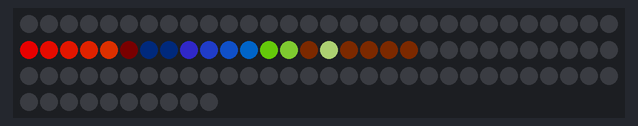
Simulated run of this sketch. Board: ESP8266 (NodeMCU). Shown: 100 RGB LEDs in strip order, left to right, continuing on the next row. Dim RGB values are drawn brighter than linear; WiFi joins after 1.5 s; servers stay silent unless stated; the local clock reads 2024-03-15 10:24:30 at power-on unless the sketch sets it; what the sketch prints to the serial monitor is not drawn.

Above: at 2.6 s.

The sketch:

esp_rtc_test3.ino
```cpp
/*
 *  Based on RTC this counts the passed and remaining seconds of the day
 *    and outputs remaining seconds in countdown on neopixel strip
 *
 *  V3 i would like to add some colour coding.
 *    maybe some customisation through web gui
 *
 */


#include <ESP8266WiFi.h>
#include <time.h>
#include <Adafruit_NeoPixel.h>


//const char* ssid = "<your WiFi SSID>";
//const char* password = "<your WiFi Password>";
const char* ssid = "KDG-3798D";
const char* password = "fA4cXNhfB5uX";

                                                        // ** Neopixel
#define PIN     D2
#define PIXELS  100

Adafruit_NeoPixel neoStrip = Adafruit_NeoPixel(PIXELS, PIN, NEO_GRB + NEO_KHZ800);

int ledPin = 13;

int timezone = 2 * 3600;
int dst = 0;


unsigned long seconds_pas = 0;
unsigned long seconds_rem = 0;
long stopwatch;

struct tm* p_tm;


void setup() {

//  pinMode(ledPin,OUTPUT);
//  digitalWrite(ledPin,LOW);

  Serial.begin(115200);
  Serial.println();
  Serial.print("Wifi connecting to ");
  Serial.println( ssid );

  WiFi.begin(ssid,password);

  Serial.println();

  Serial.print("Connecting");

  while( WiFi.status() != WL_CONNECTED ){
      delay(500);
      Serial.print(".");
  }

  digitalWrite( ledPin , HIGH);
  Serial.println();

  Serial.println("Wifi Connected Success!");
  Serial.print("NodeMCU IP Address : ");
  Serial.println(WiFi.localIP() );

  configTime(timezone, dst, "pool.ntp.org","time.nist.gov");
  Serial.println("\nWaiting for Internet time");

  while(!time(nullptr)){
     Serial.print("*");
     delay(1000);
  }
  Serial.println("\nTime response....OK");

  Serial.println("\nGetting real-time date :");

  time_t now = time(nullptr);

  p_tm = localtime(&now);
  stopwatch = millis();

  while( p_tm->tm_year == 70){  // year = 1970
    delay(1000);
    now = time(nullptr);
    p_tm = localtime(&now);
    stopwatch = millis();
    //
    Serial.print("re-syncing\t");
    //Serial.println(p_tm->tm_year);
    //print_date(p_tm);
  }


  // print out in human readable
  print_date(p_tm);

  //
  seconds_pas = 0;
  seconds_pas += p_tm->tm_sec;
  seconds_pas += (p_tm->tm_min *60 );
  seconds_pas += (p_tm->tm_hour *3600);

  // daily there are 86.400
  seconds_rem = (86400 -seconds_pas);
  seconds_rem--;
  seconds_pas++;

  Serial.println("\n ##  A day has 86.400 seconds");

  Serial.print(" So today passed : ");
  Serial.print(seconds_pas);
  Serial.print(" seconds // in mins : ");
  Serial.print(seconds_pas/3600);

  Serial.print(" \t and remaining :  ");
  Serial.print(seconds_rem );
  Serial.print(" in mins :  ");
  Serial.println(seconds_rem/3600);

  neoStrip.begin();

}


int INTVL = 1000;   // 1000 ms for RTC

void loop() {

  if(millis() -stopwatch >= INTVL ){
    // should be more accurate as not losing millis to loop code
    stopwatch += INTVL;
    seconds_rem--;  // count down remaining       //seconds_rem += 120;

//    seconds_pas++;  // count passed
    Serial.print( seconds_rem);
    Serial.print(" , ");
    Serial.print( seconds_rem, BIN);
//    Serial.print(" ,\t\t");
    for( int l=0; l<20; l++){
      // l = bit
      uint32_t col = get_color(l, get_bit_ul(seconds_rem, l) );
      neoStrip.setPixelColor( (l)+30, col );
      // Eo for
    }

//    Serial.print("\t passed : ");
//    Serial.print(seconds_pas);
//    Serial.print("\t");
//
//    for( int l=0; l<32; l++){
//      if(get_bit_ul(seconds_pas, l)) {
//        Serial.print('1');      }
//      else {
//        Serial.print('0');      }
//      // Eo for
//    }
    Serial.println();

    neoStrip.show();
    delay(100);
  }

//  delay(1000);
}


                                            // **
                                            // *    get colors
                                            // **

uint32_t SEC_OFF = neoStrip.Color(2, 0, 0);
uint32_t SEC_ON = neoStrip.Color(180, 5, 0);

uint32_t MIN_OFF = neoStrip.Color(1,1, 0);
uint32_t MIN_ON = neoStrip.Color(90, 50, 0);

uint32_t JUST_OFF = neoStrip.Color( 1, 5, 5);
uint32_t JUST_ON = neoStrip.Color( 40, 90, 90);

uint32_t get_color( int p, uint8_t ONOFF){
  //
  // first 5 LEDs ~ 1 to 63 = Seconds
  if(p<=5){
    // 0 to 5
    uint8_t y_factor = 8;
    //
    if(ONOFF) // On           // 8 * 5 = 40
      return neoStrip.Color(180 -(p*y_factor), 0+(p*y_factor), 0);  //-(p*6)
    else      // Off
      return neoStrip.Color(2, 0, 0);
  }
  // then 12 bits = 4000 > 3600 = Hours
  else if(p<=11){
    p -= 6;     // p  6 - 11
    if(ONOFF)             //
      return neoStrip.Color( 8 *(5-p), 10 *p , 100  );
    else
      return neoStrip.Color( 0, 1, 3);
  }
  else
  {
    p -= 12;    // p 12-16
    uint8_t b_fact = 12;
    if(ONOFF)
      return neoStrip.Color( 50 +p *16, 100 +p *6,  5 +p *20 );
    else
      return neoStrip.Color(3,1,0);
  }
  // Eo get color
}


void print_date(  struct tm* dat) {
  Serial.print(dat->tm_mday);
  Serial.print("/");
  Serial.print(dat->tm_mon + 1);
  Serial.print("/");
  Serial.print(dat->tm_year + 1900);
  Serial.print(" ");
  Serial.print(dat->tm_hour);
  Serial.print(":");
  Serial.print(dat->tm_min);
  Serial.print(":");
  Serial.println(dat->tm_sec);
  // print date
}


uint8_t get_bit_ul( unsigned long num, int b){
  //Serial.println( num & (1<<b) );
  if ( (num & (1<<b) ) )
    return 0x01;
  else
    return 0;
}


uint8_t check_bit_ul( unsigned long num, int b){
  //Serial.println( num & (0x01<<b) );
  return (num & (1<<b) );
}
// #
```
